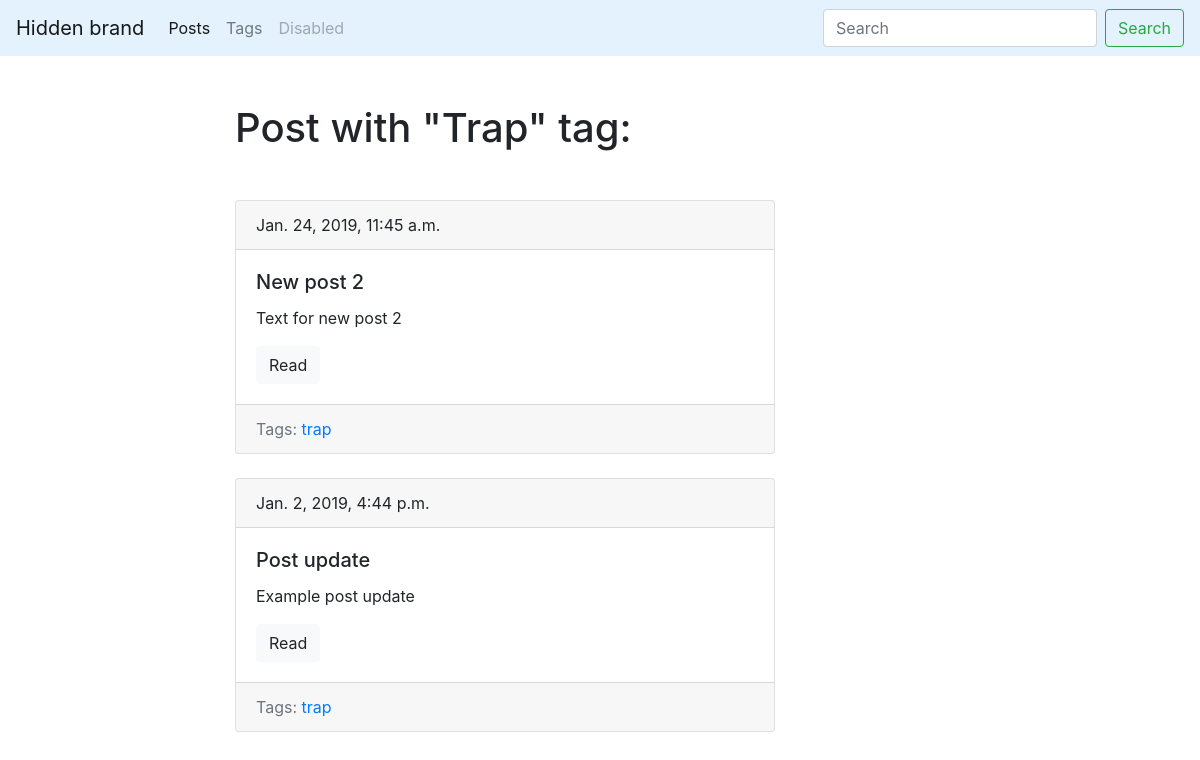
Screenshot of /blog/tag/trap with the database file from the repository.
### blog/models.py (models this page shows, shortened)
class Tag(models.Model):
    title = models.CharField(max_length=50)
    slug = models.SlugField(max_length=50, unique=True)
    def get_absolute_url(self):
        return reverse('tag_detail_url', kwargs={'slug': self.slug})

class Post(models.Model):
    title = models.CharField(max_length=150, db_index=True)
    slug = models.SlugField(max_length=150, blank=True, unique=True)
    body = models.TextField(blank=True, db_index=True)
    date_pub = models.DateTimeField(auto_now_add=True)
    tags = models.ManyToManyField('Tag', blank=True, related_name='posts')
    def get_absolute_url(self):
        return reverse('post_detail_url', kwargs={'slug': self.slug})

### blog/views.py (the view)
# urls.py: path('tag/<str:slug>', TagDetail.as_view(), name='tag_detail_url'),
class TagDetail(ObjectDetailMixin, View):
    model = Tag
    template = 'blog/tag_detail.html'

### blog/utils.py (called while the page is built)
    def get(self, request, slug):
        obj = get_object_or_404(self.model, slug__iexact=slug)
        return render(
            request,
            self.template,
            context={self.model.__name__.lower(): obj}
        )

### blog/templates/blog/tag_detail.html (shortened to what this page needs)
{% extends 'blog/base_blog.html' %}
{% block content %}
    <h1 class="mb-5">Post with "{{ tag.title|title }}" tag:</h1>
    {% for post in tag.posts.all %}
        {% include 'blog/includes/post_card_template.html' %}
    {% endfor %}
{% endblock %}

### blog/templates/blog/includes/post_card_template.html
<div class="card mb-4">
    <div class="card-header">
        {{ post.date_pub }}
    </div>
    <div class="card-body">
        <h5 class="card-title">
            {{ post.title }}
        </h5>
        <p class="card-text">
            {{ post.body|truncatewords:15 }}
        </p>
        <a href="{{ post.get_absolute_url }}" class="btn btn-light">Read</a>
    </div>
    <div class="card-footer text-muted">
    Tags:
        {% for tag in post.tags.all %}
            <a href="{{ tag.get_absolute_url }}">{{ tag.title }}</a>
        {% endfor %}
    </div>
</div>

### rows the page displays
Tag: title "Trap", title "trap"
Post: date_pub "Jan. 24, 2019, 11:45 a.m.", title "New post 2", body "Text for new post 2"
Post: date_pub "Jan. 2, 2019, 4:44 p.m.", title "Post update", body "Example post update"
